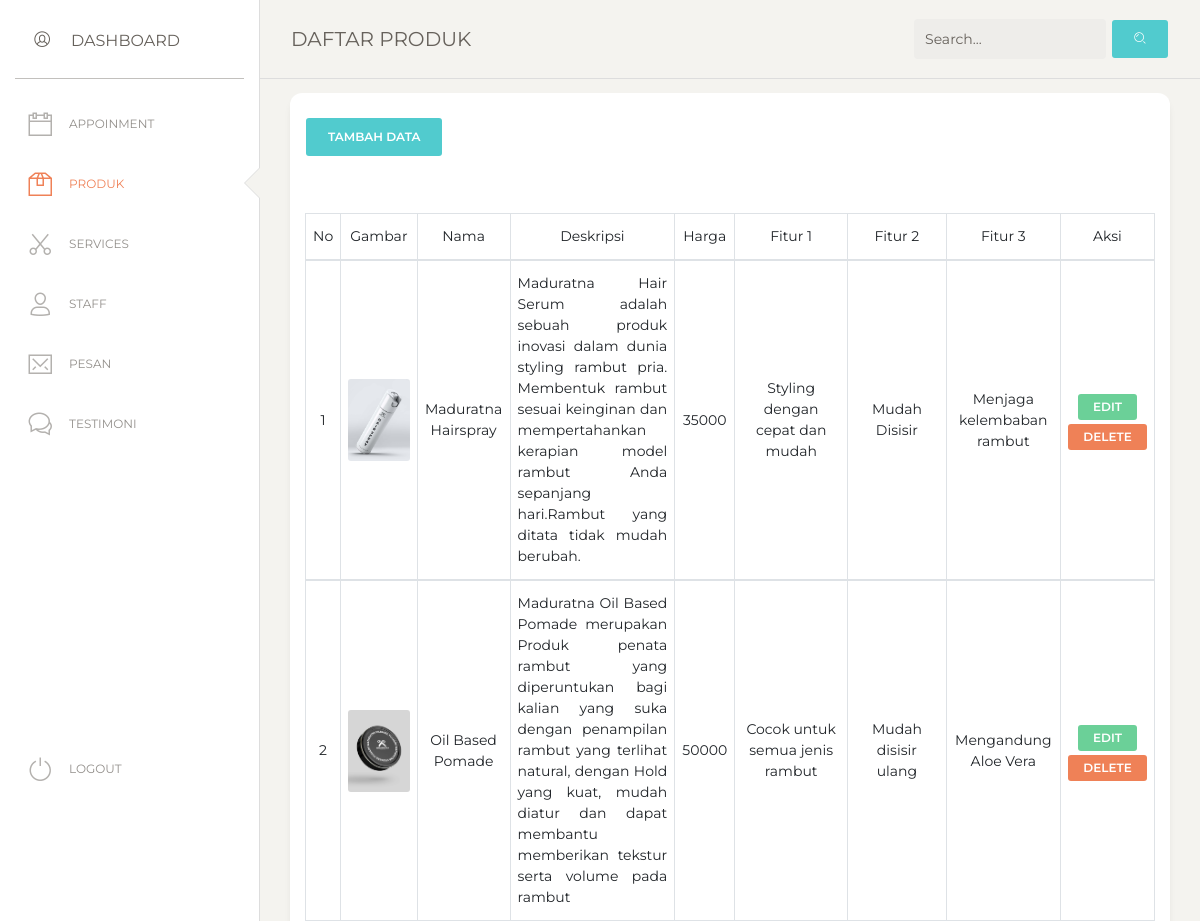
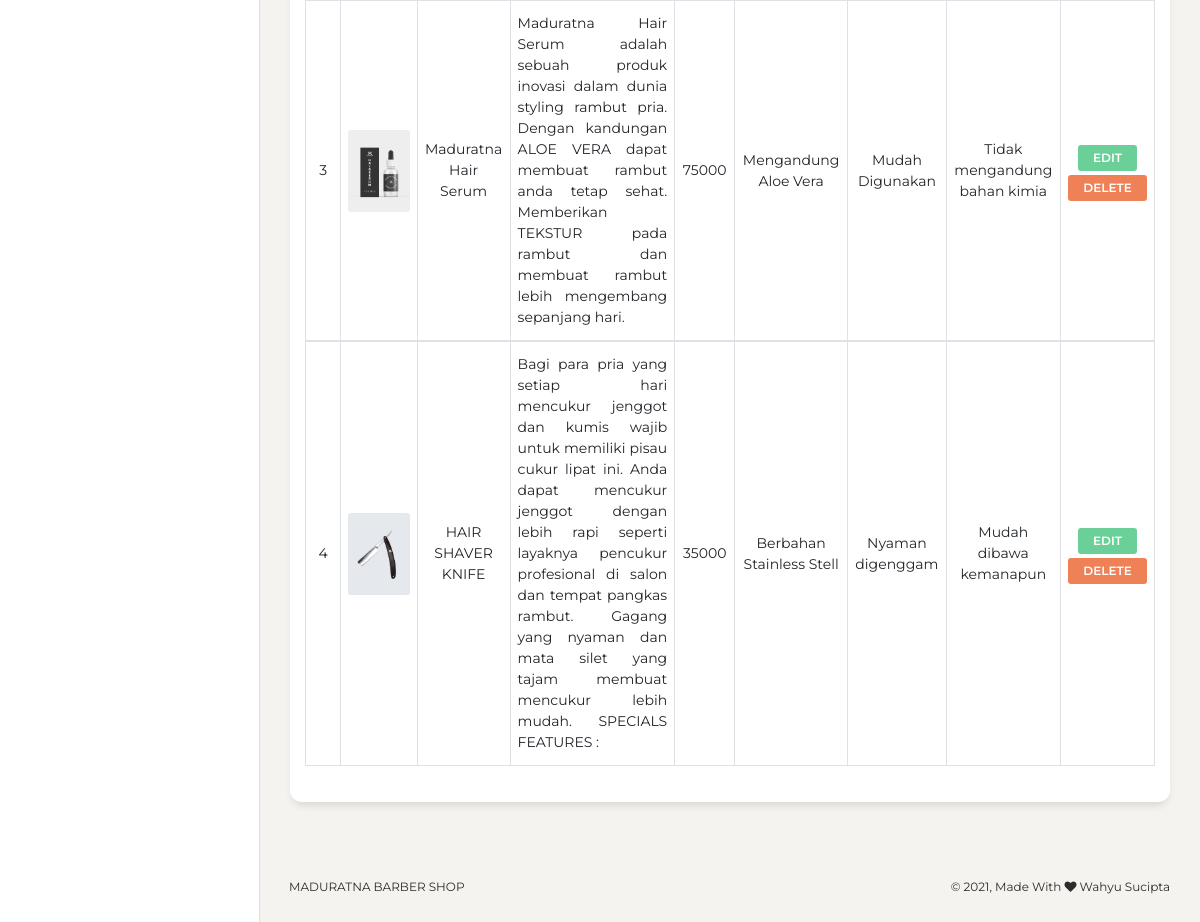
The app's page /admin/produk/view.php (signed in) with its own data (2 pictures, top to bottom).
### tables this page shows
CREATE TABLE `tb_produk` (
  `id_produk` int(11) NOT NULL,
  `nama_produk` varchar(50) NOT NULL,
  `desc_produk` text NOT NULL,
  `harga` varchar(20) NOT NULL,
  `gambar` varchar(50) NOT NULL,
  `fitur_1` varchar(50) NOT NULL,
  `fitur_2` varchar(50) NOT NULL,
  `fitur_3` varchar(50) NOT NULL
);

### admin/produk/view.php (the view, shortened to what this page needs)
<?php
    require_once "../../config/conn.php";
    if(isset($_POST['search'])){
        $a = $_POST['keyword'];
        $query = mysqli_query($conn, "SELECT * FROM tb_produk WHERE nama_produk LIKE '%$a%'");
    }
    else{
        $query = mysqli_query($conn, "SELECT * FROM tb_produk");
    }
?>
<!DOCTYPE html>
<html lang="en">
<head>
  <link href="https://maxcdn.bootstrapcdn.com/font-awesome/latest/css/font-awesome.min.css" rel="stylesheet">
  <link href="../assets/css/bootstrap.min.css" rel="stylesheet" />
  <link href="../assets/css/paper-dashboard.css?v=2.0.1" rel="stylesheet" />
  <link href="../assets/demo/demo.css" rel="stylesheet" />
</head>
<body class="">
  <div class="wrapper ">
    <div class="sidebar" data-color="white" data-active-color="danger">
      <div class="logo">
        <a class="simple-text logo-mini">
          <div class="logo-image-small pt-1">
            <i class="nc-icon nc-circle-10"></i>
          </div>
        </a>
        <a href="" class="simple-text logo-normal">
          Dashboard
        </a>
      </div>
      <div class="sidebar-wrapper">
        <ul class="nav">
          <li>
            <a href="../app/view.php">
              <i class="nc-icon nc-calendar-60"></i>
              <p>APPOINMENT</p>
            </a>
          </li>
          <li class="active">
            <a href="view.php">
              <i class="nc-icon nc-box-2"></i>
              <p>Produk</p>
            </a>
          </li>
          <li>
            <a href="../service/view.php">
            <i class="nc-icon nc-scissors"></i>
              <p>Services</p>
            </a>
          </li>
          <li>
            <a href="../staff/view.php">
              <i class="nc-icon nc-single-02"></i>
              <p>Staff</p>
            </a>
          </li>
          <li>
            <a href="../pesan/view.php">
              <i class="nc-icon nc-email-85"></i>
              <p>Pesan</p>
            </a>
          </li>
          <li>
            <a href="../testimoni/view.php">
              <i class="nc-icon nc-chat-33"></i>
              <p>Testimoni</p>
            </a>
          </li>
          <li class="active-pro">
          <a href="../process/logout.php">
              <i class="nc-icon nc-button-power"></i>
              <p>Logout</p>
            </a>
          </li>
        </ul>
      </div>
    </div>
    <div class="main-panel">
      <nav class="navbar navbar-expand-lg navbar-absolute fixed-top navbar-transparent">
        <div class="container-fluid">
          <div class="navbar-wrapper">
            <a class="navbar-brand" href="">DAFTAR PRODUK</a>
          </div>
          <form action="" method="POST">
            <div class="collapse navbar-collapse justify-content-end" id="navigation">
                <div class="input-group no-border">
                  <input type="teext" name="keyword" class="form-control" placeholder="Search...">
                </div>
                <ul class="navbar-nav">
                  <li class="nav-item">
                    <button type="submit" name="search" class="btn btn-primary"><i class="nc-icon nc-zoom-split"></i></button>
                  </li>
                </ul>
            </div>
          </form>
        </div>
      </nav>
      <div class="content">
        <div class="row">
          <div class="col-md-12">
            <div class="card">
              <div class="card-header mb-3">
                <div class="row">
                  <div class="col-6">
                    <button type="submit" class="btn btn-primary" data-toggle="modal" data-target=".bd-example-modal-lg">Tambah Data</button>
                  </div>
                </div>
              </div>
              <div class="card-body">
                <div class="table-responsive">
                  <table class="table">
                    <table class="table table-hover table-bordered">
                        <thead align="center">
                            <td>No</td>
                            <td>Gambar</td>
                            <td>Nama</td>
                            <td>Deskripsi</td>
                            <td>Harga</td>
                            <td>Fitur 1</td>
                            <td>Fitur 2</td>
                            <td>Fitur 3</td>
                            <td>Aksi</td>
                        <?php
                            $i = 1;
                            foreach ($query as $sql) :
                        ?>
                        <tbody align="center">
                            <td><?= $i++; ?></td>
                            <td><img src="gambar/<?= $sql['gambar'] ?>" alt="" width="500"></td>
                            <td><?= $sql['nama_produk'] ?></td>
                            <td class="text-justify"><?= $sql['desc_produk'] ?></td>
                            <td><?= $sql['harga'] ?></td>
                            <td><?= $sql['fitur_1'] ?></td>
                            <td><?= $sql['fitur_2'] ?></td>
                            <td><?= $sql['fitur_3'] ?></td>
                            <td><a href="edit.php?id=<?=$sql['id_produk']?>" class="btn btn-success btn-sm mt-1">EDIT</a>
                                <a onclick="return confirm('Yakin Ingin Menghapus Data Ini ?')" href="process/delete.php?id=<?=$sql['id_produk']?>" class="btn btn-danger btn-sm mt-1">DELETE</a>
                            </td>
                        </tbody>
                        <?php endforeach; ?>
                  </table>
                </div>
              </div>
            </div>
          </div>
        </div>
      </div>
      <footer class="footer footer-black  footer-white ">
        <div class="container-fluid">
          <div class="row">
            <nav class="footer-nav">
              <ul>
                <li><a href="" target="_blank">Maduratna Barber Shop</a></li>
              </ul>
            </nav>
            <div class="credits ml-auto">
              <span class="copyright">
                © , Made With <i class="fa fa-heart heart"></i> Wahyu Sucipta
              </span>
            </div>
          </div>
        </div>
      </footer>
    </div>
  </div>
</body>
</html>

### admin/assets/demo/demo.css (style rules this page uses)
body { background-color: #f3f3f3; }
.sidebar .logo { padding: 15px; }
@media all and (min-width: 992px) { .sidebar .nav>li.active-pro { position: absolute; width: 100%; bottom: 10px; } }

### records on screen
tb_produk: gambar (picture), nama_produk "Maduratna Hairspray", desc_produk "Maduratna Hair Serum adalah sebuah produk inovasi dalam dunia styling rambut pria. Membentuk rambut sesuai keinginan dan mempertahankan kerapian model rambut Anda sepanjang hari.Rambut yang ditata tidak mudah berubah.", harga "35000", fitur_1 "Styling dengan cepat dan mudah", fitur_2 "Mudah Disisir", fitur_3 "Menjaga kelembaban rambut"
tb_produk: gambar (picture), nama_produk "Oil Based Pomade", desc_produk "Maduratna Oil Based Pomade merupakan Produk penata rambut yang diperuntukan bagi kalian yang suka dengan penampilan rambut yang terlihat natural, dengan Hold yang kuat, mudah diatur dan dapat membantu memberikan tekstur serta volume pada rambut", harga "50000", fitur_1 "Cocok untuk semua jenis rambut", fitur_2 "Mudah disisir ulang", fitur_3 "Mengandung Aloe Vera"
tb_produk: gambar (picture), nama_produk "Maduratna Hair Serum", desc_produk "Maduratna Hair Serum adalah sebuah produk inovasi dalam dunia styling rambut pria. Dengan kandungan ALOE VERA dapat membuat rambut anda tetap sehat. Memberikan TEKSTUR pada rambut dan membuat rambut lebih mengembang sepanjang hari.", harga "75000", fitur_1 "Mengandung Aloe Vera", fitur_2 "Mudah Digunakan", fitur_3 "Tidak mengandung bahan kimia"
tb_produk: gambar (picture), nama_produk "HAIR SHAVER KNIFE", desc_produk "Bagi para pria yang setiap hari mencukur jenggot dan kumis wajib untuk memiliki pisau cukur lipat ini. Anda dapat mencukur jenggot dengan lebih rapi seperti layaknya pencukur profesional di salon dan tempat pangkas rambut. Gagang yang nyaman dan mata silet yang tajam membuat mencukur lebih mudah. SPECIALS FEATURES :", harga "35000", fitur_1 "Berbahan Stainless Stell", fitur_2 "Nyaman digenggam", fitur_3 "Mudah dibawa kemanapun"
